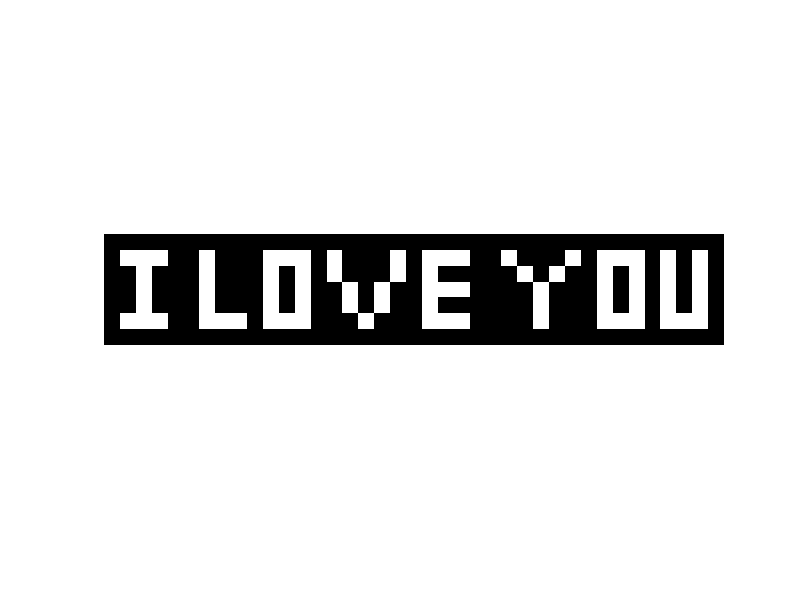

Write the MATLAB code that produced this figure.
img=zeros(7,39)
%I
img(2,2:4)=1
img(6,2:4)=1
img(3:5,3)=1
%L
img(2:6,7)=1
img(6,8:9)=1
%O
img(2,11:13)=1
img(6,11:13)=1
img(3:5,11)=1
img(3:5,13)=1
%V
img(2:3,15)=1
img(4:5,16)=1
img(6,17)=1
img(4:5,18)=1
img(2:3,19)=1
%E
img(2:6,21)=1
img(2,22:23)=1
img(4,22:23)=1
img(6,22:23)=1
%Y
img(2,26)=1
img(3,27)=1
img(4:6,28)=1
img(3,29)=1
img(2,30)=1
%O
img(2,32:34)=1
img(6,32:34)=1
img(3:5,32)=1
img(3:5,34)=1
%U
img(2:6,36)=1
img(6,37)=1
img(2:6,38)=1
%D
%img(2:6,43)=1
%img(2,44:45)=1
%img(3:5,46)=1
%img(6,44:45)=1
%Y
%img(2,49)=1
%img(3,50)=1
%img(4:6,51)=1
%img(3,52)=1
%img(2,53)=1

figure(1)
imagesc(img)
axis image
axis off
colormap gray
hold on
